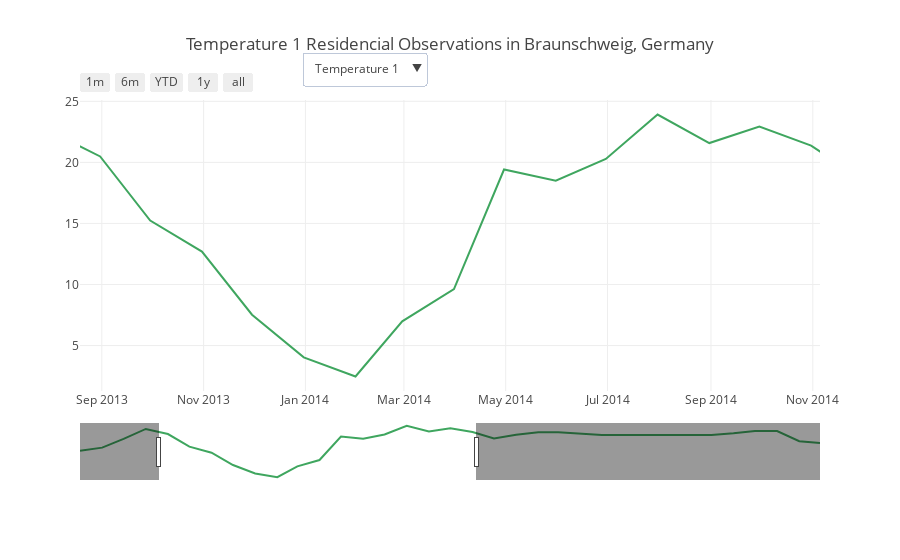

This figure's notebook cell:
### Markdown cell above
## Visualize Time Series

Not all sensors are in operation throughout the period, so data is missing.

Also, in 2017, the residents moved to a new flat.  A visual inspection of the data reveals that the outside sensor, Temp1, became an inside sensor when the apartment changed. 

Can you detect when the Sensor 1 changed location ?

### Code cell
fig = plotly_home(home)
plotly.offline.iplot(fig)

### Figure 1 — Plotly figure (JSON) as saved in the notebook; plotly's stock layout.template omitted (floating-point values rounded to 4 significant figures)
{"data": [{"line": {"color": "#3FA65F"}, "name": "Temperature1", "type": "scatter", "uid": "322d76d7-ce0c-4002-9642-cc35f7cf27f6", "x": ["2013-04-30", "2013-05-31", "2013-06-30", "2013-07-31", "2013-08-31", "2013-09-30", "2013-10-31", "2013-11-30", "2013-12-31", "2014-01-31", "2014-02-28", "2014-03-31", "2014-04-30", "2014-05-31", "2014-06-30", "2014-07-31", "2014-08-31", "2014-09-30", "2014-10-31", "2014-11-30", "2014-12-31", "2015-01-31", "2015-02-28", "2015-03-31", "2015-04-30", "2015-05-31", "2015-06-30", "2015-07-31", "2015-08-31", "2015-09-30", "2015-10-31", "2015-11-30", "2015-12-31", "2016-01-31", "2016-02-29"], "y": [13.54, 14.8, 18.44, 22.62, 20.49, 15.24, 12.7, 7.529, 4.036, 2.47, 6.986, 9.625, 19.42, 18.5, 20.28, 23.92, 21.58, 22.93, 21.37, 18.66, 20.18, 21.22, 21.26, 20.69, 20.13, 20.13, 20.13, 20.13, 20.13, 20.13, 20.82, 21.76, 21.76, 17.51, 16.78]}], "layout": {"autosize": true, "title": {"text": "Temperature 1 Residencial Observations in Braunschweig, Germany"}, "updatemenus": [{"active": 0, "buttons": [{"args": [{"y": [[13.54, 14.8, 18.44, 22.62, 20.49, 15.24, 12.7, 7.529, 4.036, 2.47, 6.986, 9.625, 19.42, 18.5, 20.28, 23.92, 21.58, 22.93, 21.37, 18.66, 20.18, 21.22, 21.26, 20.69, 20.13, 20.13, 20.13, 20.13, 20.13, 20.13, 20.82, 21.76, 21.76, 17.51, 16.78]]}, {"title": "Temperature 1 Residencial Observations in Braunschweig, Germany"}], "label": "Temperature 1", "method": "update"}, {"args": [{"y": [[60.41, 69.58, 64.47, 59.5, 63.01, 74.95, 77.07, 79.72, 82.58, 76.87, 73.43, 65.84, 52.18, 54.46, 58.07, 58.89, 55.26, 56.83, 56.12, 44.12, 45.7, 38.47, 34.95, 38.03, 37.17, 37.17, 37.17, 37.17, 37.17, 37.17, 47.54, 46.75, 46.75, 54.61, 53.35]]}, {"title": "Humidity 1 Residencial Observations in Braunschweig, Germany"}], "label": "Humidity 1", "method": "update"}, {"args": [{"y": [[19.99, 20.55, 23.07, 25.32, 24.65, 20.81, 19.63, 18.34, 20.54, 26.16, 25.13, 23.16, 20.02, 19.2, 21.45, 24.55, 21.5, 20.98, 19.5, 17.27, 18.25, 18.27, 18.33, 18.33, 18.41, 18.41, 18.41, 18.41, 18.41, 18.41, 18.41, 18.41, 18.41, 18.41, 18.41]]}, {"title": "Temperature 2 Residencial Observations in Braunschweig, Germany"}], "label": "Temperature 2", "method": "update"}, {"args": [{"y": [[42.74, 52.97, 53.04, 52.27, 51.37, 55.77, 55.84, 48.04, 39.19, 23.99, 27.68, 29.71, 49.74, 51.63, 54.62, 56.11, 54.12, 62.3, 61.74, 48.96, 52.41, 46.82, 43.61, 45.53, 45.01, 45.01, 45.01, 45.01, 45.01, 45.01, 45.01, 45.01, 45.01, 45.01, 45.01]]}, {"title": "Humidity 2 Residencial Observations in Braunschweig, Germany"}], "label": "Humidity 2", "method": "update"}, {"args": [{"y": [[20.17, 20.06, 22.43, 24.91, 23.89, 20.17, 18.9, 18.35, 20.32, 20.23, 18.32, 20.15, 19.9, 18.05, 20.45, 24.12, 24.12, 24.12, 24.12, 24.12, 24.12, 24.12, 24.12, 24.12, 24.12, 24.12, 24.12, 24.12, 24.12, 24.12, 24.12, 24.12, 24.12, 24.12, 24.12]]}, {"title": "Temperature 3 Residencial Observations in Braunschweig, Germany"}], "label": "Temperature 3", "method": "update"}, {"args": [{"y": [[42.45, 53.92, 53.88, 52.55, 52.5, 58.41, 58.14, 50.99, 43.55, 40.91, 46.93, 37.7, 53.4, 53.52, 56.41, 56.23, 56.23, 56.23, 56.23, 56.23, 56.23, 56.23, 56.23, 56.23, 56.23, 56.23, 56.23, 56.23, 56.23, 56.23, 56.23, 56.23, 56.23, 56.23, 56.23]]}, {"title": "Humidity 3 Residencial Observations in Braunschweig, Germany"}], "label": "Humidity 3", "method": "update"}, {"args": [{"y": [[20.48, 20.73, 23.08, 25.14, 25.04, 21.96, 20.64, 18.9, 19.15, 21.01, 20.23, 19.79, 19.79, 19.79, 19.79, 19.79, 19.79, 19.79, 19.79, 19.79, 19.79, 19.79, 19.79, 19.79, 19.79, 19.79, 19.79, 19.79, 19.79, 19.79, 19.79, 19.79, 19.79, 19.79, 19.79]]}, {"title": "Temperature 4 Residencial Observations in Braunschweig, Germany"}], "label": "Temperature 4", "method": "update"}, {"args": [{"y": [[41.19, 51.7, 51.54, 52.01, 49.34, 52.42, 52.18, 47.17, 40.87, 33.47, 37.66, 36.82, 36.82, 36.82, 36.82, 36.82, 36.82, 36.82, 36.82, 36.82, 9, 9, 9, 9, 9, 9, 9, 9, 9, 9, 9, 9, 9, 9, 9]]}, {"title": "Humidity 4 Residencial Observations in Braunschweig, Germany"}], "label": "Humidity 4", "method": "update"}], "direction": "down", "pad": {"r": 10, "t": 10}, "showactive": true, "x": 0.3, "xanchor": "left", "y": 1.2, "yanchor": "top"}], "xaxis": {"autorange": false, "range": ["2013-08-18 22:15:40.7503", "2014-11-05 07:41:59.5343"], "rangeselector": {"buttons": [{"count": 1, "label": "1m", "step": "month", "stepmode": "backward"}, {"count": 6, "label": "6m", "step": "month", "stepmode": "backward"}, {"count": 1, "label": "YTD", "step": "year", "stepmode": "todate"}, {"count": 1, "label": "1y", "step": "year", "stepmode": "backward"}, {"step": "all"}]}, "rangeslider": {"autorange": true, "range": ["2013-04-30", "2016-02-29"], "visible": true, "yaxis": {"_template": null, "rangemode": "match"}}, "type": "date"}, "yaxis": {"autorange": true, "range": [1.279, 25.11], "type": "linear"}}}
